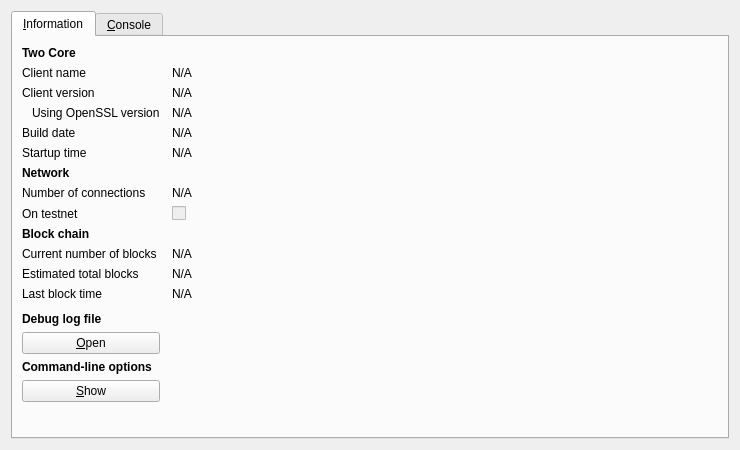
<?xml version="1.0" encoding="UTF-8"?>
<ui version="4.0">
 <class>RPCConsole</class>
 <widget class="QDialog" name="RPCConsole">
  <property name="geometry">
   <rect>
    <x>0</x>
    <y>0</y>
    <width>740</width>
    <height>450</height>
   </rect>
  </property>
  <property name="windowTitle">
   <string>Two - Debug window</string>
  </property>
  <layout class="QVBoxLayout" name="verticalLayout_2">
   <item>
    <widget class="QTabWidget" name="tabWidget">
     <property name="currentIndex">
      <number>0</number>
     </property>
     <widget class="QWidget" name="tab_info">
      <attribute name="title">
       <string>&amp;Information</string>
      </attribute>
      <layout class="QGridLayout" name="gridLayout" columnstretch="0,1">
       <property name="horizontalSpacing">
        <number>12</number>
       </property>
       <item row="0" column="0">
        <widget class="QLabel" name="label_9">
         <property name="font">
          <font>
           <weight>75</weight>
           <bold>true</bold>
          </font>
         </property>
         <property name="text">
          <string>Two Core</string>
         </property>
        </widget>
       </item>
       <item row="1" column="0">
        <widget class="QLabel" name="label_5">
         <property name="text">
          <string>Client name</string>
         </property>
        </widget>
       </item>
       <item row="1" column="1">
        <widget class="QLabel" name="clientName">
         <property name="cursor">
          <cursorShape>IBeamCursor</cursorShape>
         </property>
         <property name="text">
          <string>N/A</string>
         </property>
         <property name="textFormat">
          <enum>Qt::PlainText</enum>
         </property>
         <property name="textInteractionFlags">
          <set>Qt::LinksAccessibleByMouse|Qt::TextSelectableByKeyboard|Qt::TextSelectableByMouse</set>
         </property>
        </widget>
       </item>
       <item row="2" column="0">
        <widget class="QLabel" name="label_6">
         <property name="text">
          <string>Client version</string>
         </property>
        </widget>
       </item>
       <item row="2" column="1">
        <widget class="QLabel" name="clientVersion">
         <property name="cursor">
          <cursorShape>IBeamCursor</cursorShape>
         </property>
         <property name="text">
          <string>N/A</string>
         </property>
         <property name="textFormat">
          <enum>Qt::PlainText</enum>
         </property>
         <property name="textInteractionFlags">
          <set>Qt::LinksAccessibleByMouse|Qt::TextSelectableByKeyboard|Qt::TextSelectableByMouse</set>
         </property>
        </widget>
       </item>
       <item row="3" column="0">
        <widget class="QLabel" name="label_14">
         <property name="text">
          <string>Using OpenSSL version</string>
         </property>
         <property name="indent">
          <number>10</number>
         </property>
        </widget>
       </item>
       <item row="3" column="1">
        <widget class="QLabel" name="openSSLVersion">
         <property name="cursor">
          <cursorShape>IBeamCursor</cursorShape>
         </property>
         <property name="text">
          <string>N/A</string>
         </property>
         <property name="textFormat">
          <enum>Qt::PlainText</enum>
         </property>
         <property name="textInteractionFlags">
          <set>Qt::LinksAccessibleByMouse|Qt::TextSelectableByKeyboard|Qt::TextSelectableByMouse</set>
         </property>
        </widget>
       </item>
       <item row="4" column="0">
        <widget class="QLabel" name="label_12">
         <property name="text">
          <string>Build date</string>
         </property>
        </widget>
       </item>
       <item row="4" column="1">
        <widget class="QLabel" name="buildDate">
         <property name="cursor">
          <cursorShape>IBeamCursor</cursorShape>
         </property>
         <property name="text">
          <string>N/A</string>
         </property>
         <property name="textFormat">
          <enum>Qt::PlainText</enum>
         </property>
         <property name="textInteractionFlags">
          <set>Qt::LinksAccessibleByMouse|Qt::TextSelectableByKeyboard|Qt::TextSelectableByMouse</set>
         </property>
        </widget>
       </item>
       <item row="5" column="0">
        <widget class="QLabel" name="label_13">
         <property name="text">
          <string>Startup time</string>
         </property>
        </widget>
       </item>
       <item row="5" column="1">
        <widget class="QLabel" name="startupTime">
         <property name="cursor">
          <cursorShape>IBeamCursor</cursorShape>
         </property>
         <property name="text">
          <string>N/A</string>
         </property>
         <property name="textFormat">
          <enum>Qt::PlainText</enum>
         </property>
         <property name="textInteractionFlags">
          <set>Qt::LinksAccessibleByMouse|Qt::TextSelectableByKeyboard|Qt::TextSelectableByMouse</set>
         </property>
        </widget>
       </item>
       <item row="6" column="0">
        <widget class="QLabel" name="label_11">
         <property name="font">
          <font>
           <weight>75</weight>
           <bold>true</bold>
          </font>
         </property>
         <property name="text">
          <string>Network</string>
         </property>
        </widget>
       </item>
       <item row="7" column="0">
        <widget class="QLabel" name="label_7">
         <property name="text">
          <string>Number of connections</string>
         </property>
        </widget>
       </item>
       <item row="7" column="1">
        <widget class="QLabel" name="numberOfConnections">
         <property name="cursor">
          <cursorShape>IBeamCursor</cursorShape>
         </property>
         <property name="text">
          <string>N/A</string>
         </property>
         <property name="textFormat">
          <enum>Qt::PlainText</enum>
         </property>
         <property name="textInteractionFlags">
          <set>Qt::LinksAccessibleByMouse|Qt::TextSelectableByKeyboard|Qt::TextSelectableByMouse</set>
         </property>
        </widget>
       </item>
       <item row="8" column="0">
        <widget class="QLabel" name="label_8">
         <property name="text">
          <string>On testnet</string>
         </property>
        </widget>
       </item>
       <item row="8" column="1">
        <widget class="QCheckBox" name="isTestNet">
         <property name="enabled">
          <bool>false</bool>
         </property>
         <property name="text">
          <string/>
         </property>
        </widget>
       </item>
       <item row="9" column="0">
        <widget class="QLabel" name="label_10">
         <property name="font">
          <font>
           <weight>75</weight>
           <bold>true</bold>
          </font>
         </property>
         <property name="text">
          <string>Block chain</string>
         </property>
        </widget>
       </item>
       <item row="10" column="0">
        <widget class="QLabel" name="label_3">
         <property name="text">
          <string>Current number of blocks</string>
         </property>
        </widget>
       </item>
       <item row="10" column="1">
        <widget class="QLabel" name="numberOfBlocks">
         <property name="cursor">
          <cursorShape>IBeamCursor</cursorShape>
         </property>
         <property name="text">
          <string>N/A</string>
         </property>
         <property name="textFormat">
          <enum>Qt::PlainText</enum>
         </property>
         <property name="textInteractionFlags">
          <set>Qt::LinksAccessibleByMouse|Qt::TextSelectableByKeyboard|Qt::TextSelectableByMouse</set>
         </property>
        </widget>
       </item>
       <item row="11" column="0">
        <widget class="QLabel" name="label_4">
         <property name="text">
          <string>Estimated total blocks</string>
         </property>
        </widget>
       </item>
       <item row="11" column="1">
        <widget class="QLabel" name="totalBlocks">
         <property name="cursor">
          <cursorShape>IBeamCursor</cursorShape>
         </property>
         <property name="text">
          <string>N/A</string>
         </property>
         <property name="textFormat">
          <enum>Qt::PlainText</enum>
         </property>
         <property name="textInteractionFlags">
          <set>Qt::LinksAccessibleByMouse|Qt::TextSelectableByKeyboard|Qt::TextSelectableByMouse</set>
         </property>
        </widget>
       </item>
       <item row="12" column="0">
        <widget class="QLabel" name="label_2">
         <property name="text">
          <string>Last block time</string>
         </property>
        </widget>
       </item>
       <item row="12" column="1">
        <widget class="QLabel" name="lastBlockTime">
         <property name="cursor">
          <cursorShape>IBeamCursor</cursorShape>
         </property>
         <property name="text">
          <string>N/A</string>
         </property>
         <property name="textFormat">
          <enum>Qt::PlainText</enum>
         </property>
         <property name="textInteractionFlags">
          <set>Qt::LinksAccessibleByMouse|Qt::TextSelectableByKeyboard|Qt::TextSelectableByMouse</set>
         </property>
        </widget>
       </item>
       <item row="13" column="0">
        <spacer name="verticalSpacer_2">
         <property name="orientation">
          <enum>Qt::Vertical</enum>
         </property>
         <property name="sizeHint" stdset="0">
          <size>
           <width>20</width>
           <height>20</height>
          </size>
         </property>
        </spacer>
       </item>
       <item row="14" column="0">
        <widget class="QLabel" name="labelDebugLogfile">
         <property name="font">
          <font>
           <weight>75</weight>
           <bold>true</bold>
          </font>
         </property>
         <property name="text">
          <string>Debug log file</string>
         </property>
        </widget>
       </item>
       <item row="15" column="0">
        <widget class="QPushButton" name="openDebugLogfileButton">
         <property name="toolTip">
          <string>Open the Two debug log file from the current data directory. This can take a few seconds for large log files.</string>
         </property>
         <property name="text">
          <string>&amp;Open</string>
         </property>
         <property name="autoDefault">
          <bool>false</bool>
         </property>
        </widget>
       </item>
       <item row="16" column="0">
        <widget class="QLabel" name="labelCLOptions">
         <property name="font">
          <font>
           <weight>75</weight>
           <bold>true</bold>
          </font>
         </property>
         <property name="text">
          <string>Command-line options</string>
         </property>
        </widget>
       </item>
       <item row="17" column="0">
        <widget class="QPushButton" name="showCLOptionsButton">
         <property name="toolTip">
          <string>Show the Two-Qt help message to get a list with possible Two command-line options.</string>
         </property>
         <property name="text">
          <string>&amp;Show</string>
         </property>
         <property name="autoDefault">
          <bool>false</bool>
         </property>
        </widget>
       </item>
       <item row="18" column="0">
        <spacer name="verticalSpacer">
         <property name="orientation">
          <enum>Qt::Vertical</enum>
         </property>
         <property name="sizeHint" stdset="0">
          <size>
           <width>20</width>
           <height>40</height>
          </size>
         </property>
        </spacer>
       </item>
      </layout>
     </widget>
     <widget class="QWidget" name="tab_console">
      <attribute name="title">
       <string>&amp;Console</string>
      </attribute>
      <layout class="QVBoxLayout" name="verticalLayout_3">
       <property name="spacing">
        <number>3</number>
       </property>
       <item>
        <widget class="QTextEdit" name="messagesWidget">
         <property name="minimumSize">
          <size>
           <width>0</width>
           <height>100</height>
          </size>
         </property>
         <property name="readOnly">
          <bool>true</bool>
         </property>
         <property name="tabKeyNavigation" stdset="0">
          <bool>false</bool>
         </property>
         <property name="columnCount" stdset="0">
          <number>2</number>
         </property>
        </widget>
       </item>
       <item>
        <layout class="QHBoxLayout" name="horizontalLayout">
         <property name="spacing">
          <number>3</number>
         </property>
         <item>
          <widget class="QLabel" name="label">
           <property name="text">
            <string notr="true">&gt;</string>
           </property>
          </widget>
         </item>
         <item>
          <widget class="QLineEdit" name="lineEdit"/>
         </item>
         <item>
          <widget class="QPushButton" name="clearButton">
           <property name="maximumSize">
            <size>
             <width>24</width>
             <height>24</height>
            </size>
           </property>
           <property name="toolTip">
            <string>Clear console</string>
           </property>
           <property name="text">
            <string/>
           </property>
           <property name="icon">
            <iconset resource="../bitcoin.qrc">
             <normaloff>:/icons/remove</normaloff>:/icons/remove</iconset>
           </property>
           <property name="shortcut">
            <string notr="true">Ctrl+L</string>
           </property>
           <property name="autoDefault">
            <bool>false</bool>
           </property>
          </widget>
         </item>
        </layout>
       </item>
      </layout>
     </widget>
    </widget>
   </item>
  </layout>
 </widget>
 <resources>
  <include location="../bitcoin.qrc"/>
 </resources>
 <connections/>
</ui>
